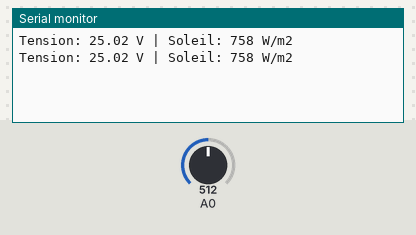
Recording of a sketch running on a simulated Arduino Uno, built with avr-gcc and run on an emulated ATmega328P. On the bench: the last lines printed to the serial monitor. Inputs (shaded band) come from the test bench; at power-on: A0 = 512.

Above: at 1.8 s.
1.9 s: A0 set to 716
At 2.8 s:
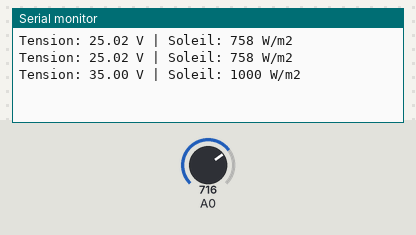
3.4 s: A0 set to 900
At 4.8 s:
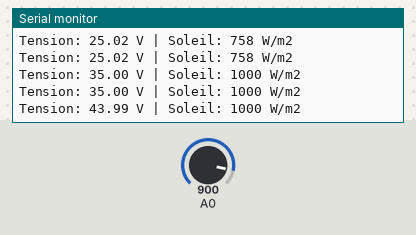
Timing chart, 0 to 6.4 s (numbered marks = the images above; inputs shaded):
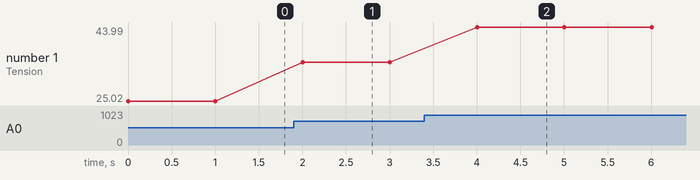

Measured:
- after the input at 1.9 s, the serial monitor: prints a new line after 0.10 s (image 1)
- after the input at 3.4 s, the serial monitor: prints a new line after 0.60 s (image 2)
- plotted number 1: 25.02 → 35 after the input at 1.9 s, 35 → 43.99 after the input at 3.4 s

The sketch:

test_calcule_iradiance.ino
```cpp
// ===== PARAMETRES =====
const float RATIO = 10.0;           // Pont diviseur 9k + 1k
const float V_MAX_PANNEAU = 33.0;   // Tension max PV 33V
const float V_ARDUINO = 5.0;        // Standard Arduino

void setup() {
  Serial.begin(9600);
}

void loop() {
  // 1. MESURE DE LA TENSION
  int lecture = analogRead(A0);
  float voltsPin = lecture * (V_ARDUINO / 1023.0);
  float tension = voltsPin * RATIO;

  // 2. CALCUL DU COURANT I = U/R
  float courant = tension / 10000.0;

  // 3. CALCUL PUISSANCE P = U*I
  float puissance = tension * courant;

  // 4. ESTIMATION Rayonement solaire avec la Tension
  // On compare la tension actuelle à la tension max possible
  float soleil = (tension / V_MAX_PANNEAU) * 1000.0;

  // Sécurité pour ne pas dépasser 1000 si la tension est très haute
  if (soleil > 1000) soleil = 1000;

  // 5. AFFICHAGE
  Serial.print("Tension: "); Serial.print(tension);     Serial.print(" V | ");
  Serial.print("Soleil: ");  Serial.print(soleil, 0);   Serial.println(" W/m2");

  delay(1000);
}
```
